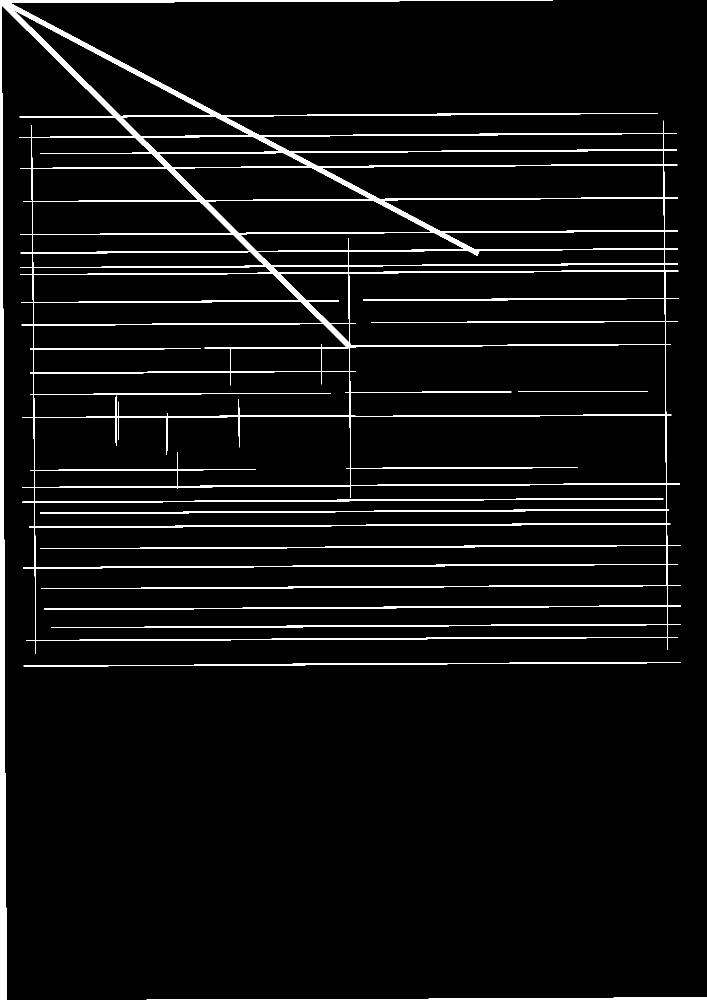
#> input picture structure.png, 1414 x 2000 px (shown at 1/2 size)
$ python -i main.py   (imports and definitions only)
#> lines starting #> are read from the running program, lines starting #| are printed output that depends on the picture; after the words box and inside, x2 and y2 are one past the last pixel; in counts of white or black regions, pixels touching at a corner belong together
import urllib3
import cv2
import numpy as np
from matplotlib import pyplot as plt
import pandas as pn
from PIL import Image, ImageDraw, ImageFont


import settings

IMG_SIZE = 512

Point = (int, int)


def get_structure(path) -> np.array:

    img = cv2.imread(path, 0)

    # image to binary format
    _, thres = cv2.threshold(img,0,255,cv2.THRESH_BINARY_INV)

    # get only vertical lines
    kernel = cv2.getStructuringElement(cv2.MORPH_RECT,(1,25))
    vertical = cv2.morphologyEx(thres, cv2.MORPH_OPEN, kernel)

    # recovery vertical lines
    kernel = np.ones((50,1),np.uint8)
    vertical = cv2.dilate(vertical,kernel,iterations = 1)

    # get only horisontal lines
    kernel = cv2.getStructuringElement(cv2.MORPH_RECT,(110,1))
    horisontal = cv2.morphologyEx(thres, cv2.MORPH_OPEN, kernel)

    # recovery horisontal lines
    kernel = np.ones((2,50),np.uint8)
    horisontal = cv2.dilate(horisontal,kernel,iterations = 1)

    # merge horicontal and vertical lines
    structure = cv2.add(horisontal,vertical)

    return structure


# find orientir line
# [69 lines left out: functions find_column, find_n_row, draw_line_to_row, load_image_from_setting, load_ocr, not called in this run]

# [1 line not run here, left out]
# [1 line that did not run here, left out]

# [6 lines not run here, left out]
ocr = pn.read_csv('ocrData.csv')
#> (reads ipython/ocrData.csv from the repository)

type = settings.type
if type == 'ТТН':
    row_count = 4
    orinentir_name = 'прибытия'
else:
    row_count = 3
    orinentir_name = 'Сдача'

orinentir_ocr = ocr.query(f"text == '{orinentir_name}'")
# [1 line that did not run here, left out]
# [1 line that did not run here, left out]
# [1 line that did not run here, left out]

# [1 line that did not run here, left out]
# [1 line that did not run here, left out]
# [2 lines not run here, left out]

>>> result = get_structure('structure.png')
#> call 2 of get_structure, with path = 'structure.png'
#> in get_structure (call 2), `img = cv2.imread(path, 0)`: img: shape (2000, 1414); 4.9% white; 4 white regions, box (x1, y1, x2, y2) and area: (0, 0, 1362, 2000) 130769, (47, 1324, 1362, 1333) 3401, (293, 1995, 1414, 2000) 3042, (1036, 782, 1295, 784) 518
#> in get_structure (call 2), `_, thres = cv2.threshold(img,0,255,cv2.THRESH_BINARY_INV)`:
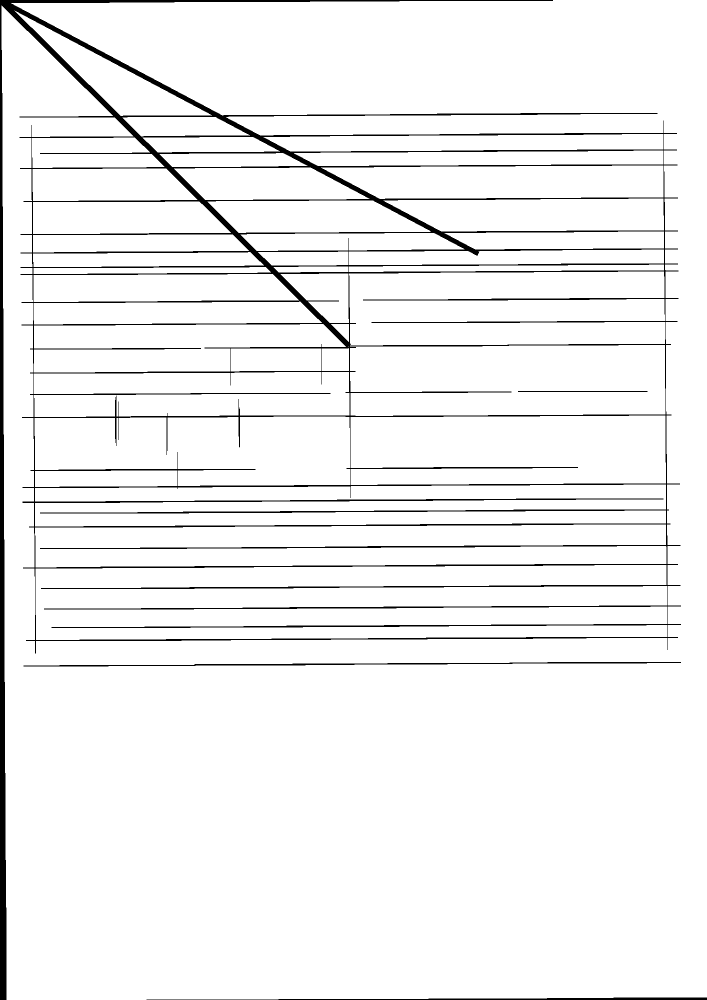
#> thres: shape (2000, 1414) (shown at 1/2 size); 95.1% white; 4 black regions, box (x1, y1, x2, y2) and area: (0, 0, 1362, 2000) 130769, (47, 1324, 1362, 1333) 3401, (293, 1995, 1414, 2000) 3042, (1036, 782, 1295, 784) 518
#> in get_structure (call 2), `vertical = cv2.morphologyEx(thres, cv2.MORPH_OPEN, kernel)`:
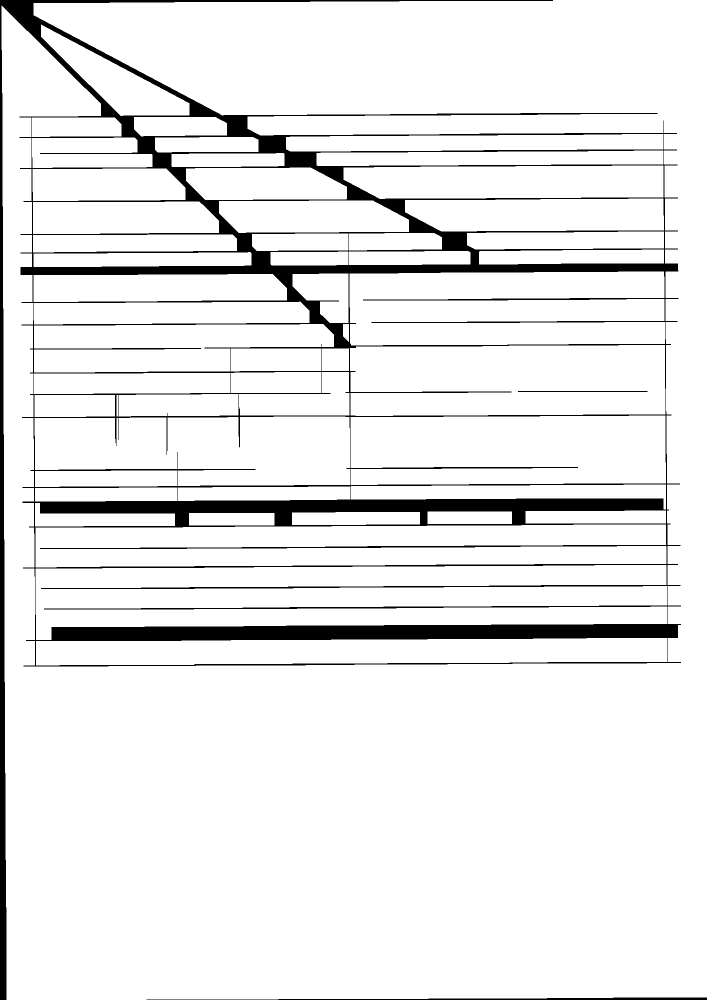
#> vertical: shape (2000, 1414) (shown at 1/2 size); 92.1% white; 3 black regions, box (x1, y1, x2, y2) and area: (0, 0, 1362, 2000) 219464, (293, 1995, 1414, 2000) 3042, (1036, 782, 1295, 784) 518
#> in get_structure (call 2), `vertical = cv2.dilate(vertical,kernel,iterations = 1)`:
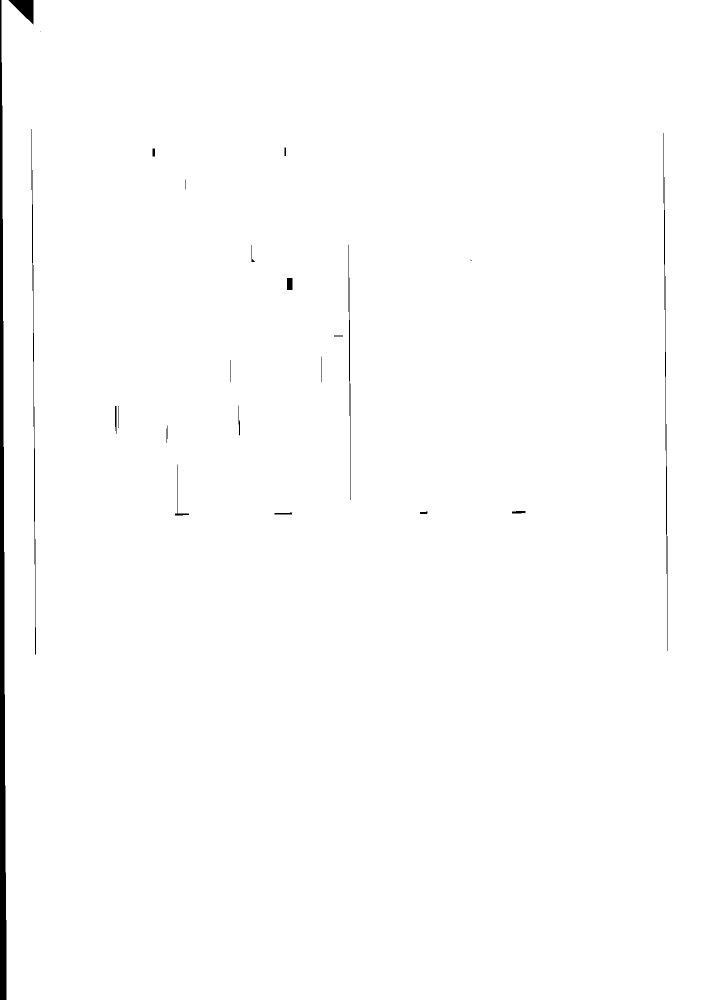
#> vertical: shape (2000, 1414) (shown at 1/2 size); 99.2% white; 24 black regions (2 under 20 px), largest, box (x1, y1, x2, y2) and area: (0, 0, 13, 2000) 16041, (63, 258, 72, 1309) 1609, (1327, 266, 1335, 1302) 1580
#> in get_structure (call 2), `horisontal = cv2.morphologyEx(thres, cv2.MORPH_OPEN, kernel)`:
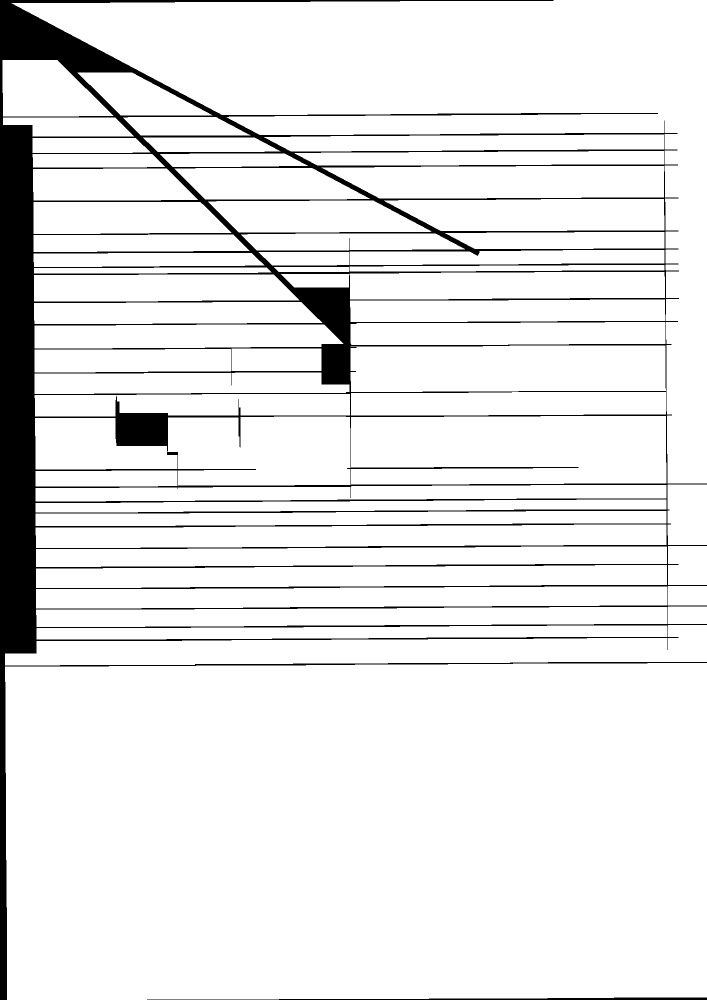
#> horisontal: shape (2000, 1414) (shown at 1/2 size); 91.6% white; 2 black regions, box (x1, y1, x2, y2) and area: (0, 0, 1414, 2000) 233771, (294, 1995, 1414, 2000) 3037
#> in get_structure (call 2), `horisontal = cv2.dilate(horisontal,kernel,iterations = 1)`:
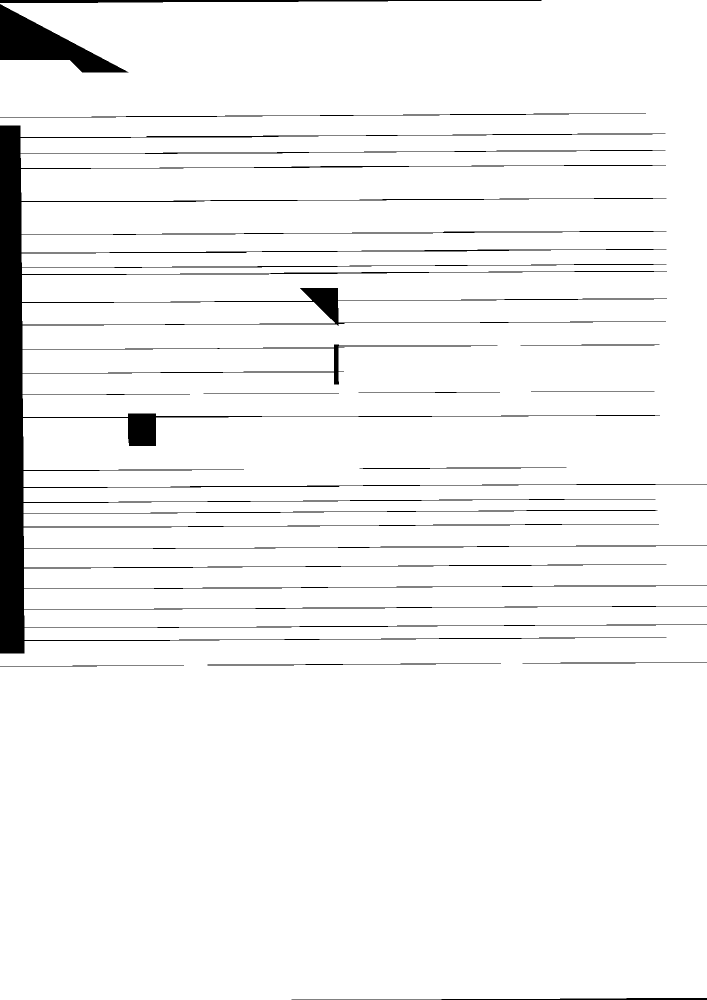
#> horisontal: shape (2000, 1414) (shown at 1/2 size); 95.5% white; 13 black regions, largest, box (x1, y1, x2, y2) and area: (0, 251, 1414, 1307) 102723, (0, 8, 257, 145) 13869, (0, 0, 1083, 6) 4061
#> in get_structure (call 2), `structure = cv2.add(horisontal,vertical)`:
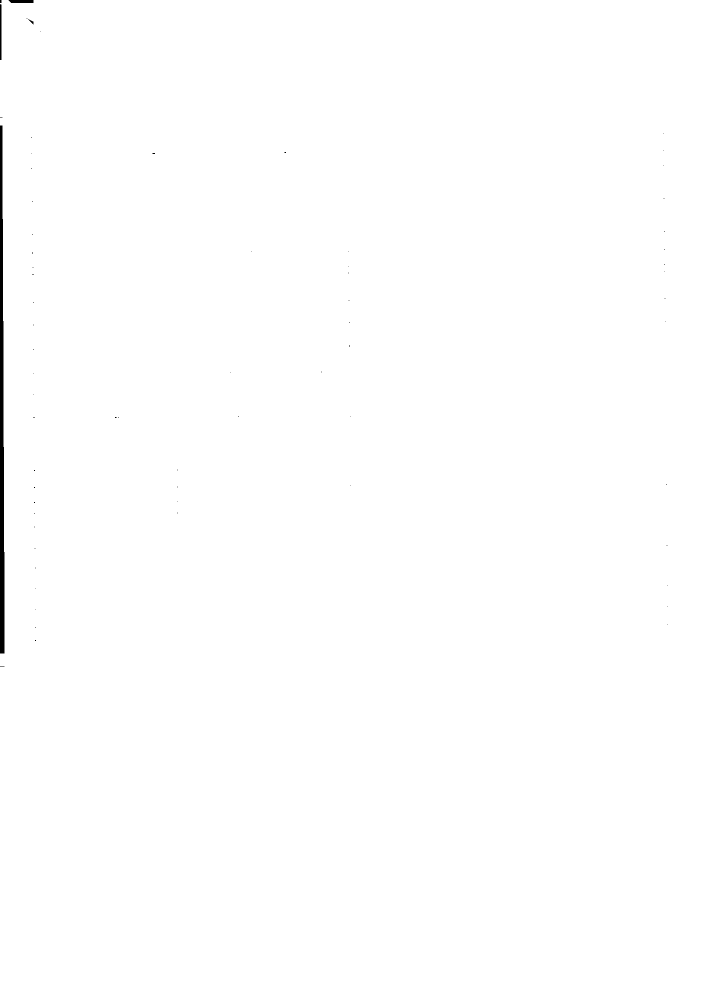
#> structure: shape (2000, 1414) (shown at 1/2 size); 99.7% white; 69 black regions (65 under 20 px), largest, box (x1, y1, x2, y2) and area: (0, 251, 9, 1307) 7430, (0, 8, 3, 120) 334, (17, 0, 67, 6) 285, (56, 38, 67, 49) 36
